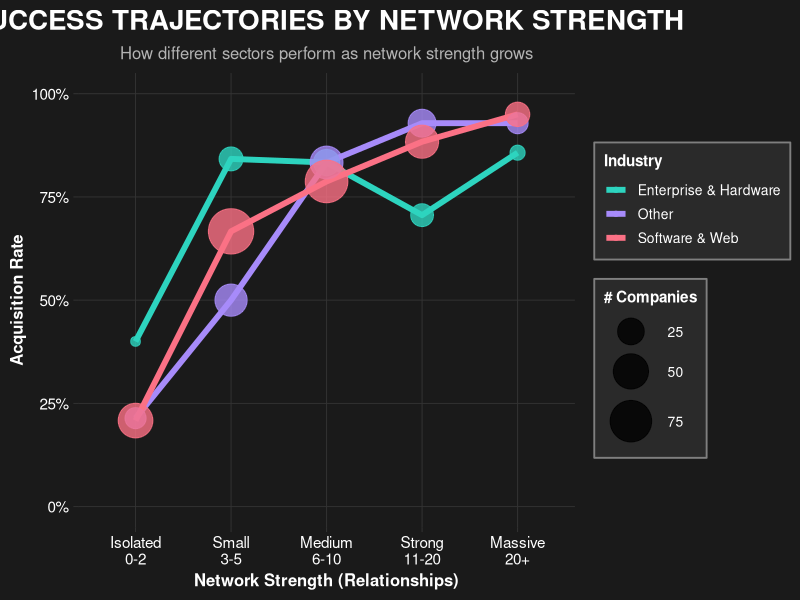
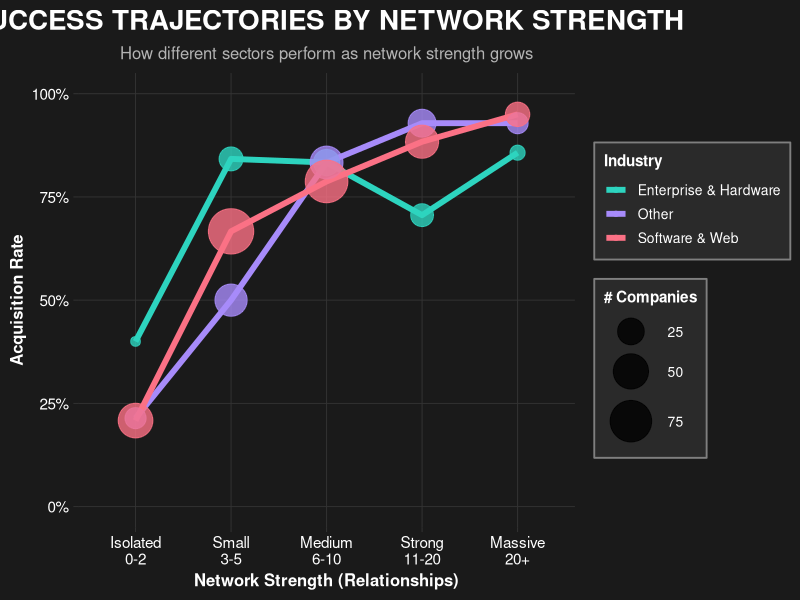

Here is the R script that generated these plots, in order:
## ---- chunk 1
knitr::opts_chunk$set(echo = TRUE, warning = FALSE, message = FALSE)
## ---- chunk 2
library(tidyverse)
library(scales)
## ---- chunk 3
# Load the dataset
startup_data <- read_csv("data/02-processed/startup_data.csv", show_col_types = FALSE)

cat("Dataset loaded:", nrow(startup_data), "rows\n")
## ---- chunk 4
cat("Preparing network strength data...\n")

network_success <- startup_data %>%
    filter(!is.na(relationships), 
           !is.na(status), status != "",
           !is.na(category_code), category_code != "") %>%
    mutate(
        relationships = as.numeric(relationships),
        status = str_trim(tolower(as.character(status))),
        category_code = str_trim(as.character(category_code)) %>% 
            str_replace_all("_", " ") %>% 
            str_to_title()
    ) %>%
    filter(relationships > 0) %>%
    mutate(
        network_level = case_when(
            relationships <= 2 ~ "Isolated\n0-2",
            relationships <= 5 ~ "Small\n3-5",
            relationships <= 10 ~ "Medium\n6-10",
            relationships <= 20 ~ "Strong\n11-20",
            TRUE ~ "Massive\n20+"
        ),
        network_level = factor(network_level, levels = c(
            "Isolated\n0-2", "Small\n3-5", "Medium\n6-10", 
            "Strong\n11-20", "Massive\n20+"
        ))
    )
## ---- chunk 5
top_cats_network <- network_success %>%
    count(category_code, sort = TRUE) %>%
    head(5) %>%
    pull(category_code)

network_industry_success <- network_success %>%
    filter(category_code %in% top_cats_network) %>%
    group_by(network_level, category_code) %>%
    summarise(
        total = n(),
        acquired = sum(status == "acquired"),
        .groups = "drop"
    ) %>%
    filter(total >= 5) %>%
    mutate(acquisition_rate = acquired / total)

network_industry_success <- network_industry_success %>%
    mutate(
        category_display = case_when(
            str_detect(category_code, "Software") ~ "Software & Web",
            str_detect(category_code, "Web") ~ "Software & Web",
            str_detect(category_code, "Enterprise") ~ "Enterprise & Hardware",
            str_detect(category_code, "Hardware") ~ "Enterprise & Hardware",
            str_detect(category_code, "Biotech") ~ "Life Sciences",
            str_detect(category_code, "Games") ~ "Consumer & Media",
            str_detect(category_code, "Media") ~ "Consumer & Media",
            TRUE ~ "Other"
        )
    ) %>%
    group_by(network_level, category_display) %>%
    summarise(
        acquired = sum(acquired),
        total = sum(total),
        .groups = "drop"
    ) %>%
    mutate(acquisition_rate = acquired / total)
## ---- chunk 6
p <- ggplot(network_industry_success, 
            aes(x = network_level, y = acquisition_rate, 
                color = category_display, group = category_display,
                size = total)) +
    geom_line(size = 2) +
    geom_point(alpha = 0.8) +
    
    scale_y_continuous(labels = percent_format(), limits = c(0, 1)) +
    scale_size_continuous(range = c(3, 15), name = "# Companies") +
    scale_color_manual(
        values = c(
            "Consumer & Media" = "#F4B942",
            "Enterprise & Hardware" = "#2DD4BF",
            "Life Sciences" = "#22D3EE",
            "Other" = "#A78BFA",
            "Software & Web" = "#FB7185"
        ),
        name = "Industry"
    ) +
    
    labs(
        title = "SUCCESS TRAJECTORIES BY NETWORK STRENGTH",
        subtitle = "How different sectors perform as network strength grows",
        x = "Network Strength (Relationships)",
        y = "Acquisition Rate"
    ) +
    
    theme_dark(base_size = 14) +
    theme(
        plot.background = element_rect(fill = "#1a1a1a", color = NA),
        panel.background = element_rect(fill = "#1a1a1a", color = NA),
        panel.grid.major = element_line(color = "#333333"),
        panel.grid.minor = element_blank(),
        plot.title = element_text(color = "white", size = 20, face = "bold", hjust = 0.5),
        plot.subtitle = element_text(color = "gray70", size = 12, hjust = 0.5),
        axis.text = element_text(color = "white", size = 11),
        axis.title = element_text(color = "white", face = "bold", size = 12),
        legend.background = element_rect(fill = "#2a2a2a", color = "gray50"),
        legend.text = element_text(color = "white", size = 10),
        legend.title = element_text(color = "white", face = "bold", size = 11),
        legend.key = element_rect(fill = "#2a2a2a"),
        legend.position = "right"
    )

print(p)
## ---- chunk 7
ggsave("success_trajectories_network.png", p, 
       width = 12, height = 8, dpi = 300, bg = "#1a1a1a")

cat("\n✓ Network trajectories visualization saved!\n")
cat("File: success_trajectories_network.png\n")
